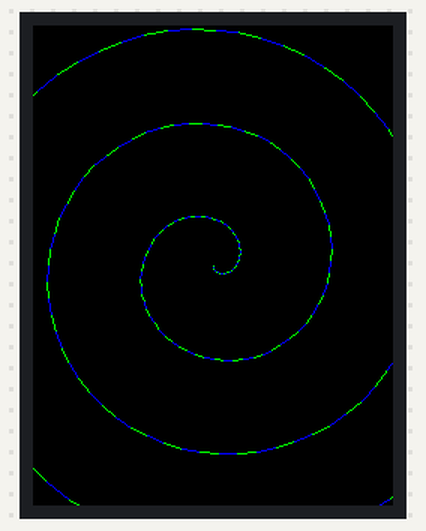
The sketch below on a simulated Arduino Uno, built with avr-gcc and run on an emulated ATmega328P. Parts: 240×320 colour display. What the sketch prints to the serial monitor is not drawn.

Above: at 0.4 s.
At 5.4 s:
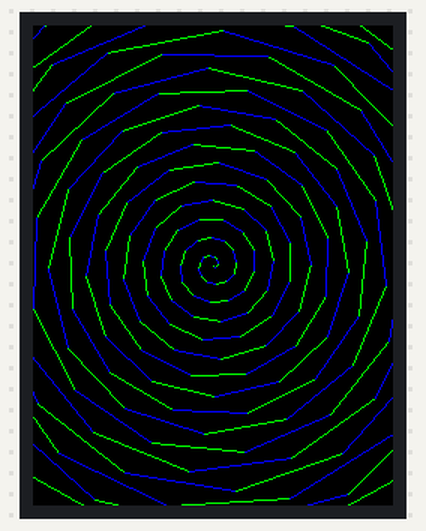
At 9.5 s:
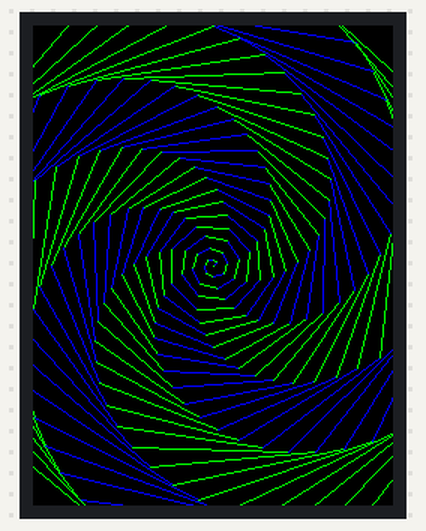
At 18.6 s:
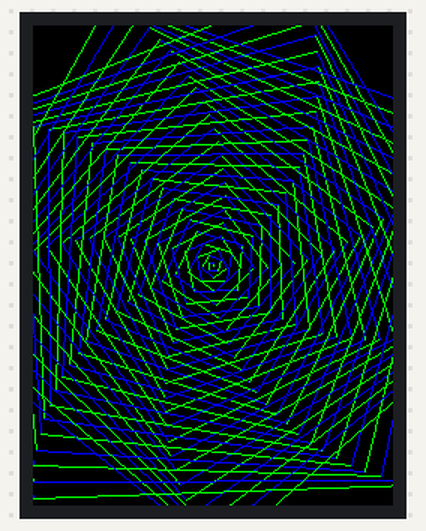
At 28.8 s:
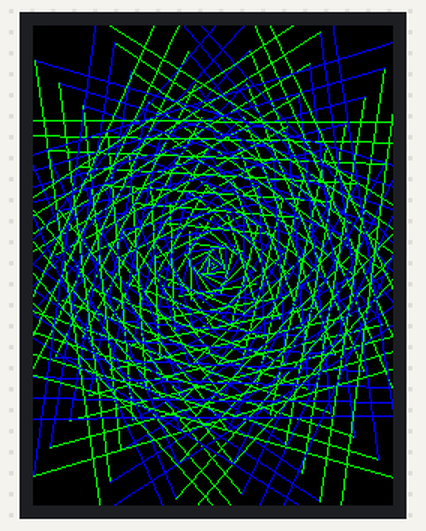
At 37.9 s:
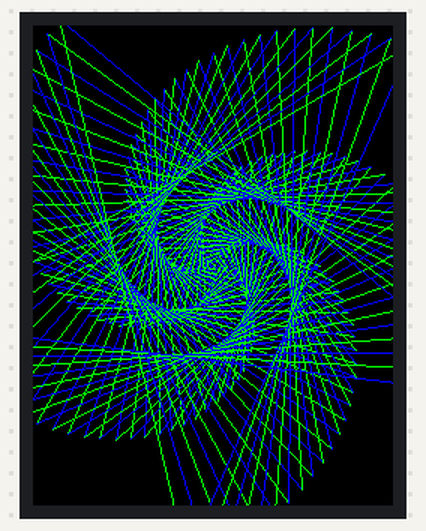

Measured:
- what the display in image 0 shows lasts 1.0 s, from 0.3 s to 1.3 s

The sketch:

design2.ino
```cpp
// IMPORTANT: Adafruit_TFTLCD LIBRARY MUST BE SPECIFICALLY
// CONFIGURED FOR EITHER THE TFT SHIELD OR THE BREAKOUT BOARD.
// SEE RELEVANT COMMENTS IN Adafruit_TFTLCD.h FOR SETUP.
//by Open-Smart Team and Catalex Team
//catalex_inc@163.com
//Store:   http://dx.com
//           https://open-smart.aliexpress.com/store/1199788
//Demo Function: Display graphics, characters
//Arduino IDE: 1.6.5
// Board: Arduino UNO R3, Arduino Mega2560,Arduino Leonardo

// Board:OPEN-SMART UNO R3 5V / 3.3V, Arduino UNO R3, Arduino Mega2560
//3.2INCH TFT:
// https://www.aliexpress.com/store/product/3-2-TFT-LCD-Display-module-Touch-Screen-Shield-board-onboard-temperature-sensor-w-Touch-Pen/1199788_32755473754.html?spm=2114.12010615.0.0.bXDdc3
//OPEN-SMART UNO R3 5V / 3.3V:
// https://www.aliexpress.com/store/product/OPEN-SMART-5V-3-3V-Compatible-UNO-R3-CH340G-ATMEGA328P-Development-Board-with-USB-Cable-for/1199788_32758607490.html?spm=2114.12010615.0.0.ckMTaN


#include <Adafruit_GFX.h>    // Core graphics library
//#include <Adafruit_TFTLCD.h> // Hardware-specific library
#include <MCUFRIEND_kbv.h>
MCUFRIEND_kbv tft;

//***********************************************//
// If you use OPEN-SMART TFT breakout board                 //
// Reconmmend you to add 5V-3.3V level converting circuit.
// Of course you can use OPEN-SMART UNO Black version with 5V/3.3V power switch,
// you just need switch to 3.3V.
// The control pins for the LCD can be assigned to any digital or
// analog pins...but we'll use the analog pins as this allows us to
//----------------------------------------|
// TFT Breakout  -- Arduino UNO / Mega2560 / OPEN-SMART UNO Black
// GND              -- GND
// 3V3               -- 3.3V
// CS                 -- A3
// RS                 -- A2
// WR                -- A1
// RD                 -- A0
// RST                -- RESET
// LED                -- GND
// DB0                -- 8
// DB1                -- 9
// DB2                -- 10
// DB3                -- 11
// DB4                -- 4
// DB5                -- 13
// DB6                -- 6
// DB7                -- 7

// Assign human-readable names to some common 16-bit color values:
#define	BLACK   0x0000
#define	BLUE    0x001F
#define	RED     0xF800
#define	GREEN   0x07E0
#define CYAN    0x07FF
#define MAGENTA 0xF81F
#define YELLOW  0xFFE0
#define WHITE   0xFFFF

//Adafruit_TFTLCD tft(LCD_CS, LCD_CD, LCD_WR, LCD_RD, LCD_RESET);
// If using the shield, all control and data lines are fixed, and
// a simpler declaration can optionally be used:
// Adafruit_TFTLCD tft;
int cx = tft.width() / 2;
int cy = tft.height() / 2;
float iv = .1;
float x1, y1;
float x2, y2;

void setup(void) {
  Serial.begin(9600);
  Serial.println("Running design2 program.");
  tft.begin(0X9327);//to enable ILI9327 driver code
}

void loop(void) {
  int j;
  float x3 = 0.0;
  float y3 = 0.0;
  x2 = cx;
  y2 = cy;
  tft.fillScreen(BLACK);
  for(j=0;j<200;j++) {
    x1 = x2;
    y1 = y2;
    x2 = cx + (sin(x3) * (x3 / iv));
    y2 = cy + (cos(y3) * (y3 / iv));
    if (j & 1) tft.drawLine(x1, y1, x2, y2, BLUE);
       else tft.drawLine(x1, y1, x2, y2, GREEN);
    x3 += iv;
    y3 += iv;
  }
  delay(1000);
  iv += .1;
}
```
